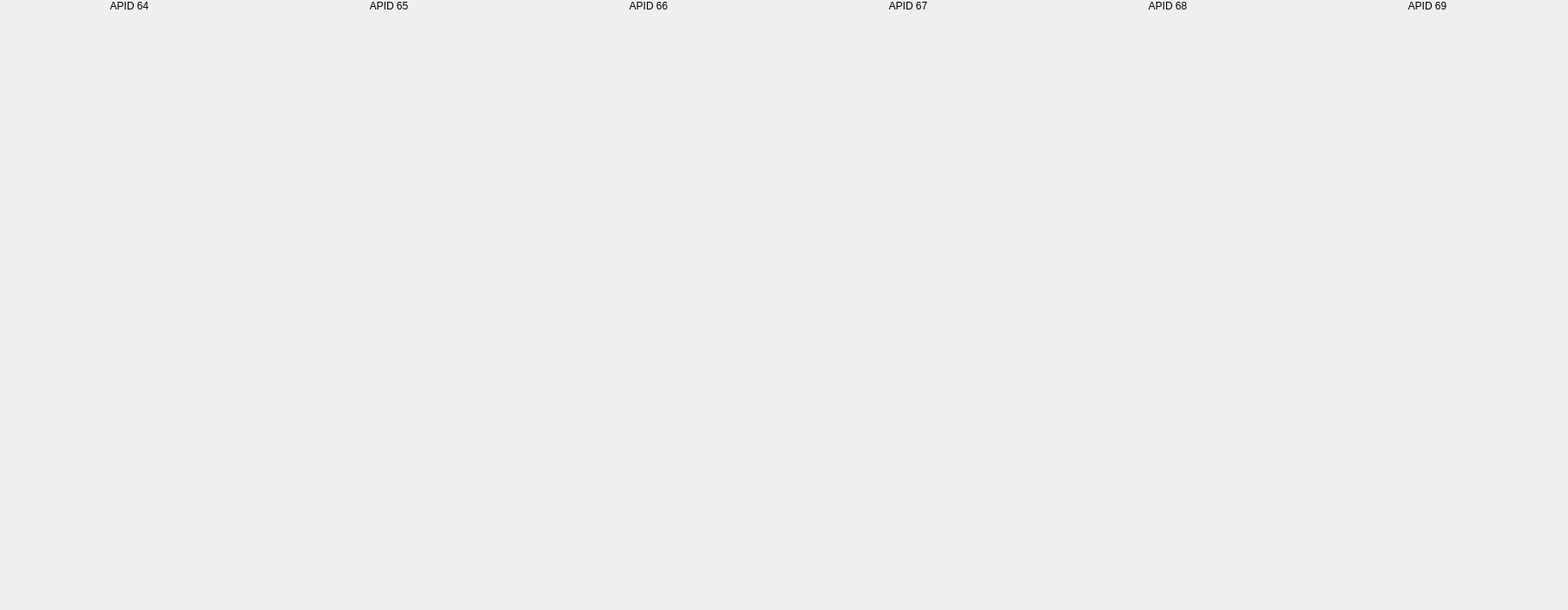
         <widget class="QWidget" name="LRPTImageryWidget">
          <property name="geometry">
           <rect>
            <x>0</x>
            <y>0</y>
            <width>1818</width>
            <height>707</height>
           </rect>
          </property>
          <layout class="QHBoxLayout" name="horizontalLayout">
           <property name="spacing">
            <number>1</number>
           </property>
           <property name="leftMargin">
            <number>0</number>
           </property>
           <property name="topMargin">
            <number>0</number>
           </property>
           <property name="rightMargin">
            <number>0</number>
           </property>
           <property name="bottomMargin">
            <number>0</number>
           </property>
           <item>
            <layout class="QVBoxLayout" name="verticalLayout_5">
             <item>
              <widget class="QLabel" name="APID64Lbl">
               <property name="text">
                <string>APID 64</string>
               </property>
               <property name="alignment">
                <set>Qt::AlignCenter</set>
               </property>
              </widget>
             </item>
             <item>
              <widget class="LRPTChanWidget" name="LRPTChan64Widget" native="true">
               <property name="minimumSize">
                <size>
                 <width>300</width>
                 <height>0</height>
                </size>
               </property>
               <property name="maximumSize">
                <size>
                 <width>300</width>
                 <height>16777215</height>
                </size>
               </property>
              </widget>
             </item>
             <item>
              <spacer name="verticalSpacer_4">
               <property name="orientation">
                <enum>Qt::Vertical</enum>
               </property>
               <property name="sizeHint" stdset="0">
                <size>
                 <width>0</width>
                 <height>40</height>
                </size>
               </property>
              </spacer>
             </item>
            </layout>
           </item>
           <item>
            <layout class="QVBoxLayout" name="verticalLayout_6">
             <item>
              <widget class="QLabel" name="APID65Lbl">
               <property name="text">
                <string>APID 65</string>
               </property>
               <property name="alignment">
                <set>Qt::AlignCenter</set>
               </property>
              </widget>
             </item>
             <item>
              <widget class="LRPTChanWidget" name="LRPTChan65Widget" native="true">
               <property name="minimumSize">
                <size>
                 <width>300</width>
                 <height>0</height>
                </size>
               </property>
               <property name="maximumSize">
                <size>
                 <width>300</width>
                 <height>16777215</height>
                </size>
               </property>
              </widget>
             </item>
             <item>
              <spacer name="verticalSpacer_5">
               <property name="orientation">
                <enum>Qt::Vertical</enum>
               </property>
               <property name="sizeHint" stdset="0">
                <size>
                 <width>0</width>
                 <height>40</height>
                </size>
               </property>
              </spacer>
             </item>
            </layout>
           </item>
           <item>
            <layout class="QVBoxLayout" name="verticalLayout_7">
             <item>
              <widget class="QLabel" name="APID66Lbl">
               <property name="text">
                <string>APID 66</string>
               </property>
               <property name="alignment">
                <set>Qt::AlignCenter</set>
               </property>
              </widget>
             </item>
             <item>
              <widget class="LRPTChanWidget" name="LRPTChan66Widget" native="true">
               <property name="minimumSize">
                <size>
                 <width>300</width>
                 <height>0</height>
                </size>
               </property>
               <property name="maximumSize">
                <size>
                 <width>300</width>
                 <height>16777215</height>
                </size>
               </property>
              </widget>
             </item>
             <item>
              <spacer name="verticalSpacer_6">
               <property name="orientation">
                <enum>Qt::Vertical</enum>
               </property>
               <property name="sizeHint" stdset="0">
                <size>
                 <width>0</width>
                 <height>40</height>
                </size>
               </property>
              </spacer>
             </item>
            </layout>
           </item>
           <item>
            <layout class="QVBoxLayout" name="verticalLayout_8">
             <item>
              <widget class="QLabel" name="APID67Lbl">
               <property name="text">
                <string>APID 67</string>
               </property>
               <property name="alignment">
                <set>Qt::AlignCenter</set>
               </property>
              </widget>
             </item>
             <item>
              <widget class="LRPTChanWidget" name="LRPTChan67Widget" native="true">
               <property name="minimumSize">
                <size>
                 <width>300</width>
                 <height>0</height>
                </size>
               </property>
               <property name="maximumSize">
                <size>
                 <width>300</width>
                 <height>16777215</height>
                </size>
               </property>
              </widget>
             </item>
             <item>
              <spacer name="verticalSpacer_7">
               <property name="orientation">
                <enum>Qt::Vertical</enum>
               </property>
               <property name="sizeHint" stdset="0">
                <size>
                 <width>0</width>
                 <height>40</height>
                </size>
               </property>
              </spacer>
             </item>
            </layout>
           </item>
           <item>
            <layout class="QVBoxLayout" name="verticalLayout_9">
             <item>
              <widget class="QLabel" name="APID68Lbl">
               <property name="text">
                <string>APID 68</string>
               </property>
               <property name="alignment">
                <set>Qt::AlignCenter</set>
               </property>
              </widget>
             </item>
             <item>
              <widget class="LRPTChanWidget" name="LRPTChan68Widget" native="true">
               <property name="minimumSize">
                <size>
                 <width>300</width>
                 <height>0</height>
                </size>
               </property>
               <property name="maximumSize">
                <size>
                 <width>300</width>
                 <height>16777215</height>
                </size>
               </property>
              </widget>
             </item>
             <item>
              <spacer name="verticalSpacer_8">
               <property name="orientation">
                <enum>Qt::Vertical</enum>
               </property>
               <property name="sizeHint" stdset="0">
                <size>
                 <width>0</width>
                 <height>40</height>
                </size>
               </property>
              </spacer>
             </item>
            </layout>
           </item>
           <item>
            <layout class="QVBoxLayout" name="verticalLayout_10">
             <item>
              <widget class="QLabel" name="APID69Lbl">
               <property name="text">
                <string>APID 69</string>
               </property>
               <property name="alignment">
                <set>Qt::AlignCenter</set>
               </property>
              </widget>
             </item>
             <item>
              <widget class="LRPTChanWidget" name="LRPTChan69Widget" native="true">
               <property name="minimumSize">
                <size>
                 <width>300</width>
                 <height>0</height>
                </size>
               </property>
               <property name="maximumSize">
                <size>
                 <width>300</width>
                 <height>16777215</height>
                </size>
               </property>
              </widget>
             </item>
             <item>
              <spacer name="verticalSpacer_9">
               <property name="orientation">
                <enum>Qt::Vertical</enum>
               </property>
               <property name="sizeHint" stdset="0">
                <size>
                 <width>0</width>
                 <height>40</height>
                </size>
               </property>
              </spacer>
             </item>
            </layout>
           </item>
           <item>
            <spacer name="horizontalSpacer_4">
             <property name="orientation">
              <enum>Qt::Horizontal</enum>
             </property>
             <property name="sizeHint" stdset="0">
              <size>
               <width>40</width>
               <height>20</height>
              </size>
             </property>
            </spacer>
           </item>
          </layout>
         </widget>
